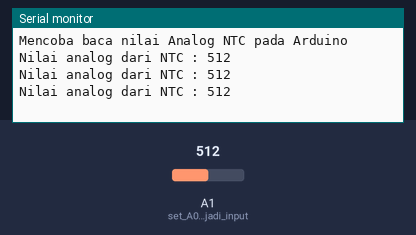
Bench run of a sketch on a simulated Arduino Uno, built with avr-gcc and run on an emulated ATmega328P. On the bench: the last lines printed to the serial monitor. Inputs (shaded band) come from the test bench; at power-on: A1 (set_A0_menjadi_input) = 512.

Above: at 1.3 s.
1.4 s: A1 (set_A0_menjadi_input) set to 716
At 2.0 s:
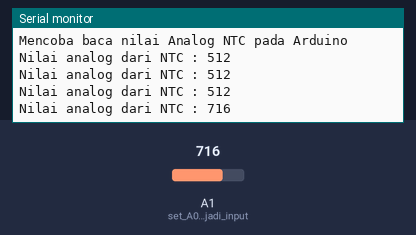
2.9 s: A1 (set_A0_menjadi_input) set to 900
At 3.5 s:
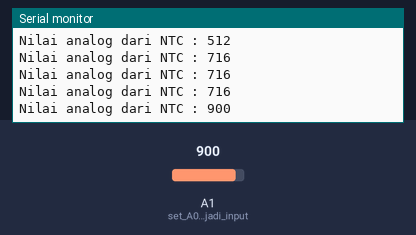
Timing chart, 0 to 5.9 s (numbered marks = the images above; inputs shaded):
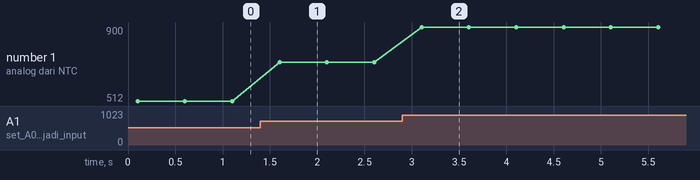

The sketch:

TUTORIAL_NTC_1.ino
```cpp
/*
 * TUTORIAL NTC PADA ARDUINO
 * MEMBACA NILAI ANALOG DARI NTC
 *
 * Pinout  :
 * NTC -> A1
 *
 * Untuk membaca nilai dari pin analog (nilai 0 - 1023)
 */

void setup() {
  pinMode(A1,INPUT); //set A0 menjadi input
  Serial.begin(115200); //memulai komunikasi serial pada baud rate 115200
  delay(100);
  Serial.println("Mencoba baca nilai Analog NTC pada Arduino");
}

void loop() {
  int hasil = analogRead(A1); //ambil data nilai A0 dan simpan ke variabel hasil
  Serial.println("Nilai analog dari NTC : " + String(hasil)); //tampilkan pada serial monitor
  delay(500);  //jeda waktu 500 uS
}
```

Measured:
- after the input at 1.4 s, the serial monitor: prints a new line after 0.20 s (image 1)
- after the input at 2.9 s, the serial monitor: prints a new line after 0.20 s (image 2)
- plotted number 1: 512 → 716 after the input at 1.4 s, 716 → 900 after the input at 2.9 s
